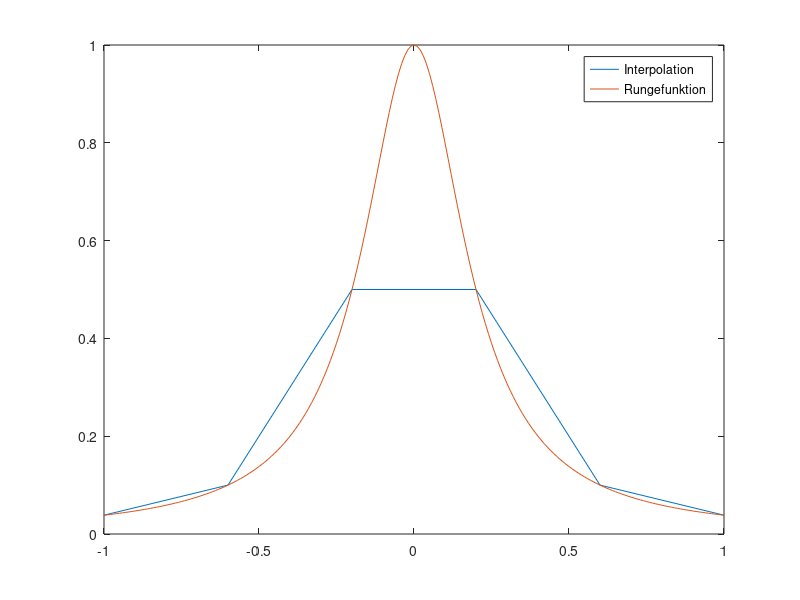
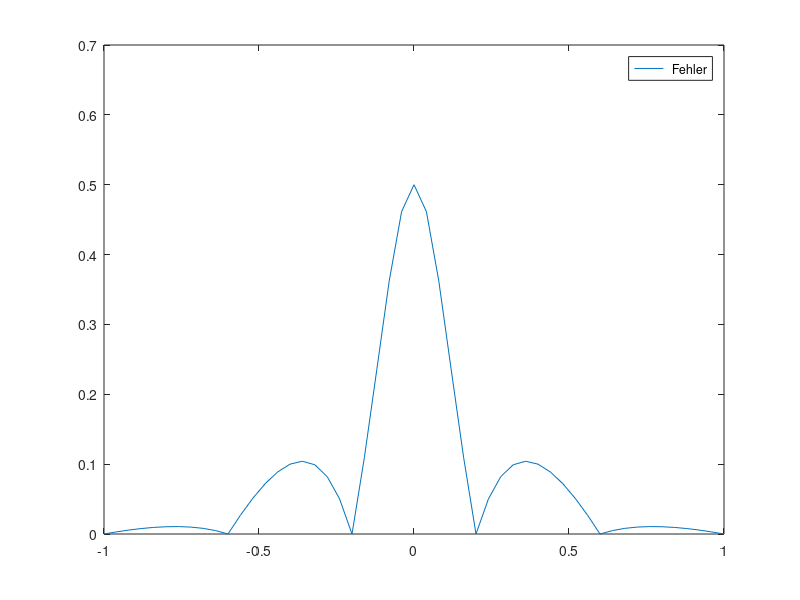

Reproduce these figures in MATLAB, in order.
clear all

runge = @(x) 1./(1+25*x.^2);
xreal = -1:0.01:1;

N = input('Anzahhl der Stuetzstellen - 1 := N: ')

%Schritweite h berechnen
h = 2/N

%Stuetzstellenvektor x berechnen
x = -1:h:1;

for i=1:N+1
  %Stutzwertevektor f berechnen
  f(i) = runge(x(i));
endfor

for i=1:N
  %Anstiege m_i berechnen
  m(i) = (f(i+1)-f(i))./(x(i+1)-x(i));
  %Achsenabschnitte n_i berechnen
  n(i) = f(i);
endfor

x
f
m
n


figure(1);
plot(x, f, "-;Interpolation;", xreal, runge(xreal), "-;Rungefunktion;")

%Fehlerfunktion berechnen
figure;
M = 10 * N
h_neu = 2/M
x_Fehler = -1:h_neu:1;

k = 1;
for i=1:N
  %in jedem dieser Durchläufe ist der Spline-Abschnitt der Selbe
  for j=1:10
    y_Fehler(k) = abs(runge(x_Fehler(k)) - (n(i) + abs(abs(x_Fehler(k)) - abs(x(i))) * m(i)));
    k = k + 1;
  endfor
endfor

%Fehler an letzter Stuetzstelle ist 0
y_Fehler(k) = 0;

figure(2);
plot(x_Fehler, y_Fehler, "-; Fehler;")